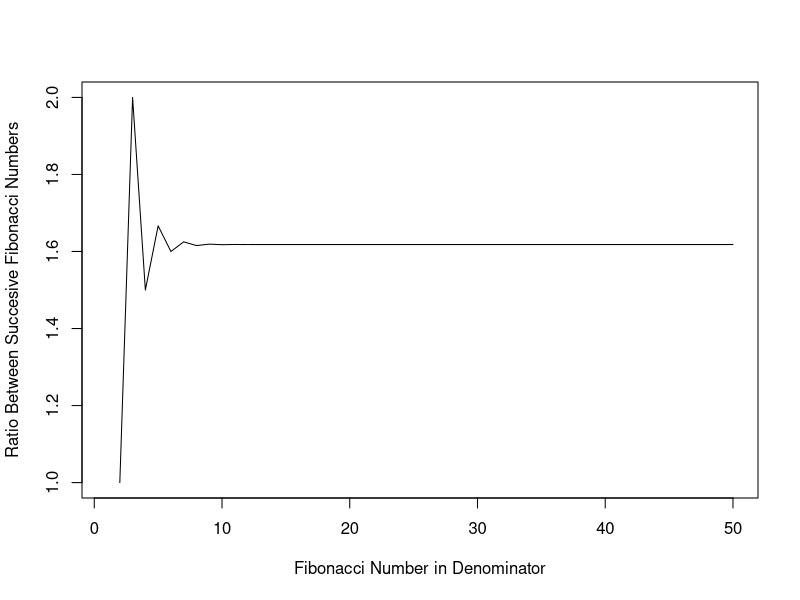

Source code (R):
#Create a Fibonacci sequence to practice git operations
#Adam Reimer & Carly Reimer

fib_seq <- c(0, 1)
for (i in 3:51) fib_seq[i] <- sum(fib_seq[(i-1):(i-2)])
  
plot(1:50, fib_seq[2:51]/fib_seq[1:50], 
     type = "l", 
     xlab = "Fibonacci Number in Denominator",
     ylab = "Ratio Between Succesive Fibonacci Numbers")
{golden_ratio <- fib_seq[51]/fib_seq[50]}
